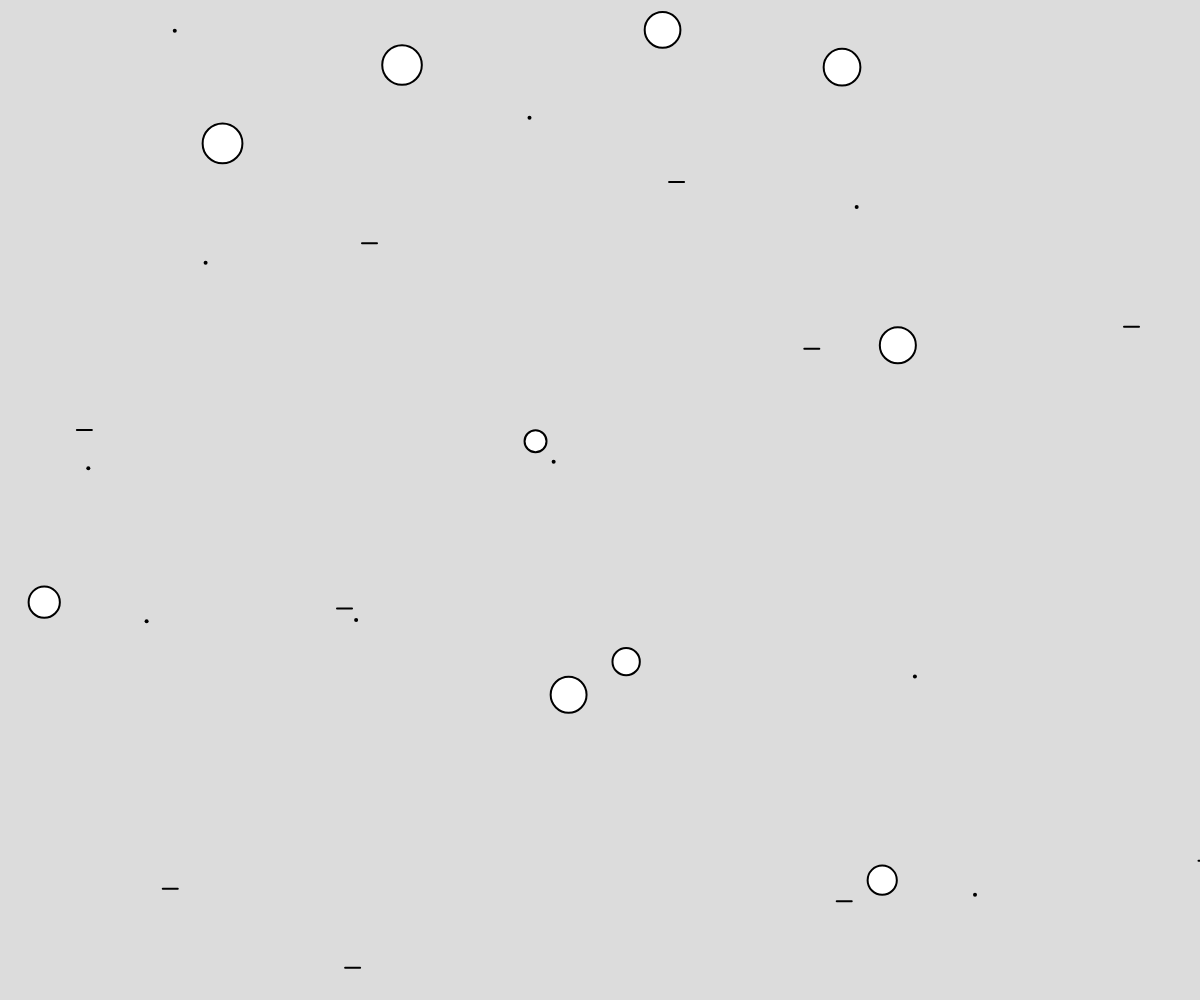
Frame 1 (no input)
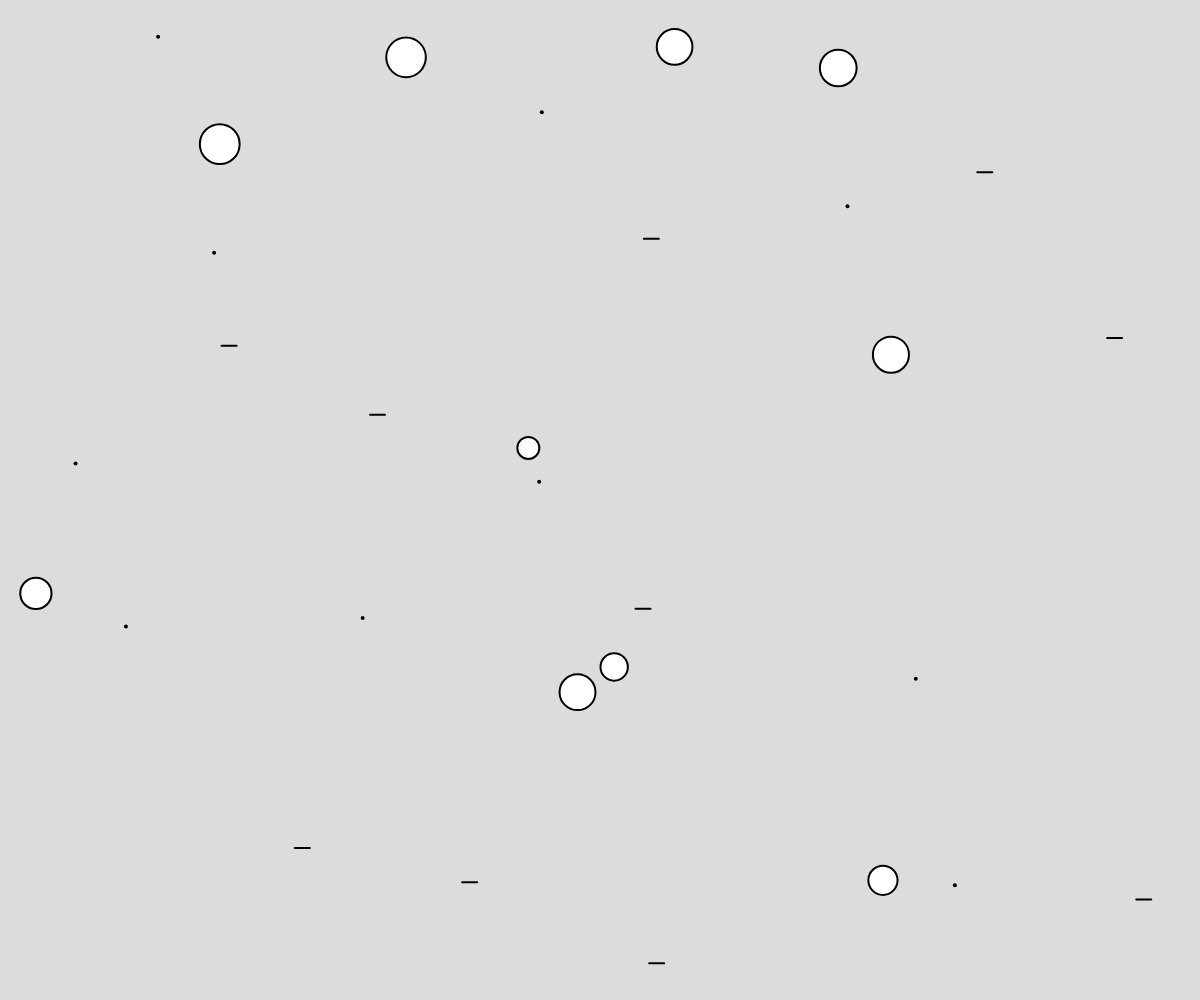
Frame 60 (no input)
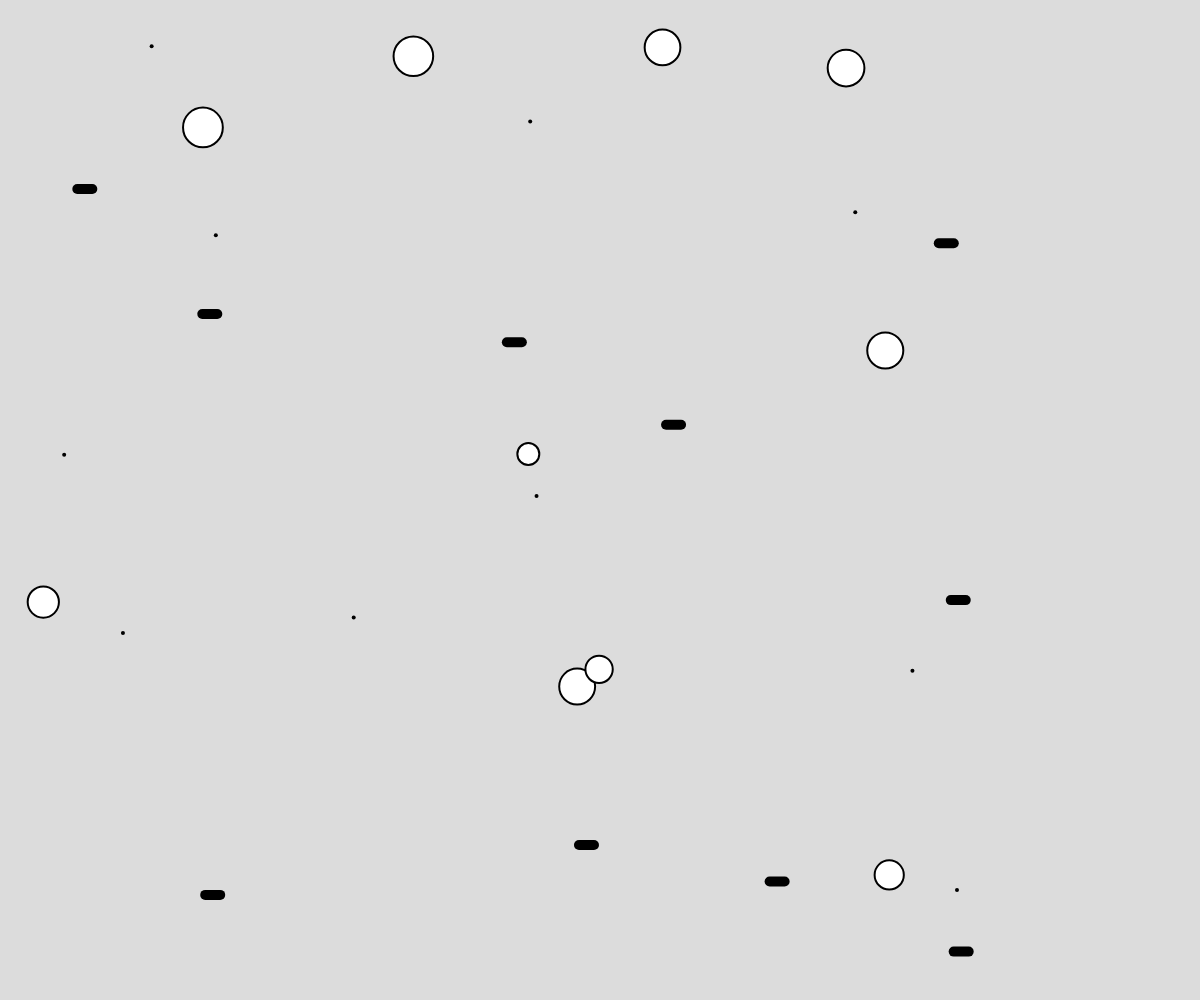
Frame 120 (the mouse pressed at the canvas centre since frame 60)

The p5.js sketch that drew these frames (run headless with seeded random() and noise() and a simulated clock; from frame 60 on, the mouse is pressed at the canvas centre):

// p5.js sketch
// ── sketch.js
// Inheritance Demo
// Matiachuk, Skyler
// November 29th, 2023
//
// Global variable(s)
let objects = [];


function setup() {
  createCanvas(windowWidth, windowHeight);
  for(let i=0;i<10;i++){
    objects.push(new AnimatedObject(random(width),random(height)));
    objects.push(new CircleObject(random(width),random(height),random(20,40)));
    objects.push(new LineObject());
  }
}

function draw() {
  background(220);
  for(let o of objects){
    o.move();
    o.display();
  }
}

//"parent" or "super" class
class AnimatedObject{
  constructor(x,y){
    this.x=x; this.y=y;
    this.size=1;
  }
  move(){ //Wiggle movement
    this.x+=random(-2,2); this.y+=random(-2,2);
  }

  display(){
    strokeWeight(4);
    point(this.x,this.y);
  }
}
//child class 1
class CircleObject extends AnimatedObject{
  constructor(x,y,d){
    super(x,y);
    this.size=d;
  }
  display(){
    strokeWeight(2);
    circle(this.x,this.y,this.size);
  }
}
//child class 2
class LineObject extends AnimatedObject{
  constructor(){
    super(random(width),random(height));
  }
  move(){
    super.move(); //copies in the Wiggle Code
    this.x+=5;
    if(this.x>width) this.x=0;
  }

  display(){  //overriding the parent's display() method
  if(mouseIsPressed){
    strokeWeight(10);
  }
  else strokeWeight(2);

  line(this.x,this.y,this.x+15,this.y);
  }
}
